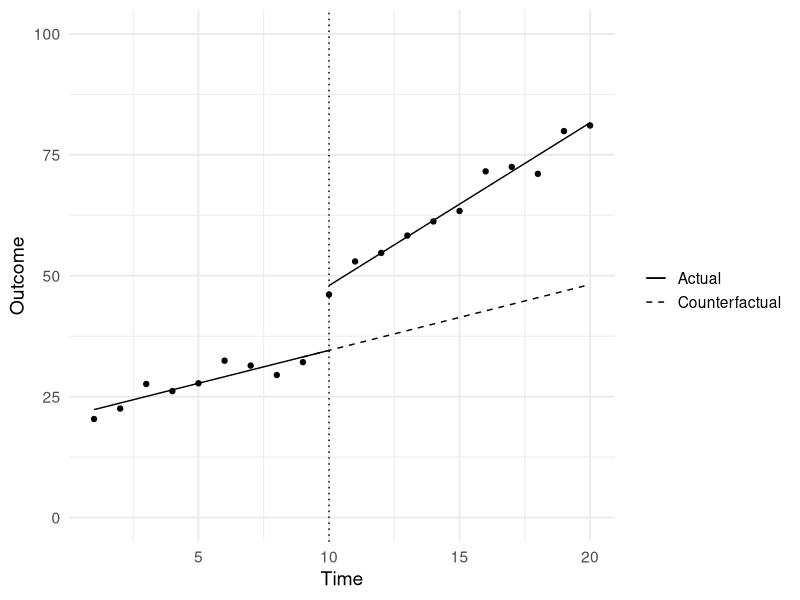

Write R code to recreate this figure.
## ---- chunk 1
library(tidyverse)
## ---- chunk 2
set.seed(123)

# ----------------------------
# 1. Simulate data
# ----------------------------
time <- 1:20
intervention <- 9

y_pre <- 20 + 1.5 * time[1:intervention] + rnorm(intervention, 0, 2)

y_post <- (20 + 1.5 * intervention) +
          10 +
          3.5 * (time[(intervention+1):20] - intervention) +
          rnorm(20 - intervention, 0, 2)

df <- tibble(
  time = time,
  outcome = c(y_pre, y_post),
  period = ifelse(time <= intervention, "Pre", "Post")
)

# ----------------------------
# 2. Fit models
# ----------------------------
pre_model  <- lm(outcome ~ time, data = df %>% filter(period == "Pre"))
post_model <- lm(outcome ~ time, data = df %>% filter(period == "Post"))

# ----------------------------
# 3. Build fitted lines
# ----------------------------

# Pre line: 1–10
pre_line <- tibble(
  time = 1:(intervention+1),
  fitted = predict(pre_model, newdata = tibble(time = 1:(intervention+1))),
  type = "Actual"
)

# Counterfactual: 10–20
cf_line <- tibble(
  time = intervention:20,
  fitted = predict(pre_model, newdata = tibble(time = intervention:20)),
  type = "Counterfactual"
)

# Actual post line: **start at 11**, not 10
post_line <- tibble(
  time = (intervention+1):20,
  fitted = predict(post_model, newdata = tibble(time = (intervention+1):20)),
  type = "Actual"
)

# ----------------------------
# 4. Plot
# ----------------------------
ggplot() +
  geom_point(data = df, aes(time, outcome)) +

  # Intervention marker
  geom_vline(xintercept = intervention + 1, linetype = "dotted") +

  # Pre trend
  geom_line(data = pre_line,
            aes(time, fitted, linetype = type),
            colour = "black") +

  # Counterfactual
  geom_line(data = cf_line,
            aes(time, fitted, linetype = type),
            colour = "black") +

  # Actual post trend (starts at 11 → no vertical jump)
  geom_line(data = post_line,
            aes(time, fitted, linetype = type),
            colour = "black") +

  scale_linetype_manual(
    values = c("Actual" = "solid", "Counterfactual" = "dashed"),
    name = ""
  ) +

  scale_y_continuous(limits = c(0, 100)) +

  labs(
    x = "Time",
    y = "Outcome"
  ) +
  theme_minimal(base_size = 14)
